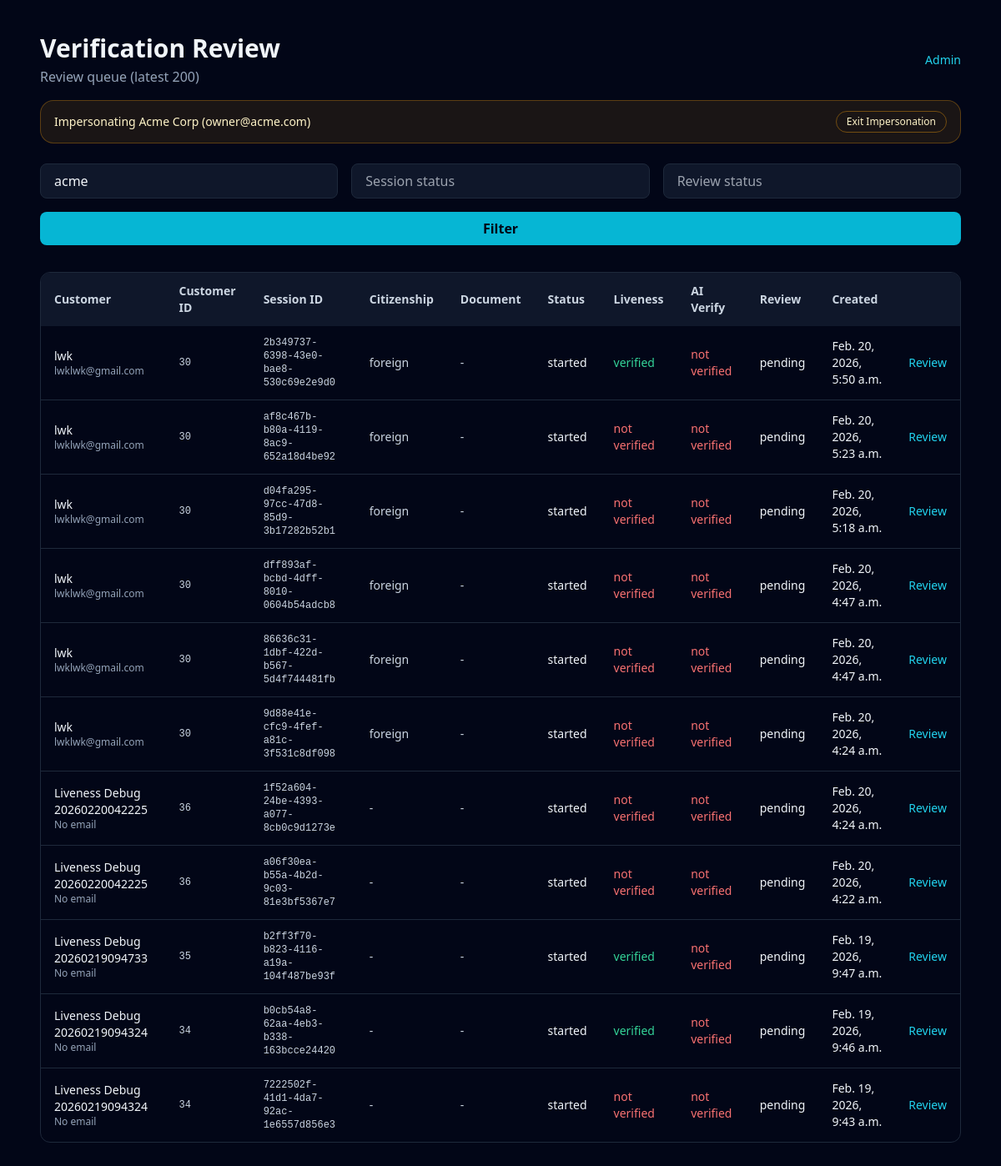
The app's page /review/ (signed in), older data.
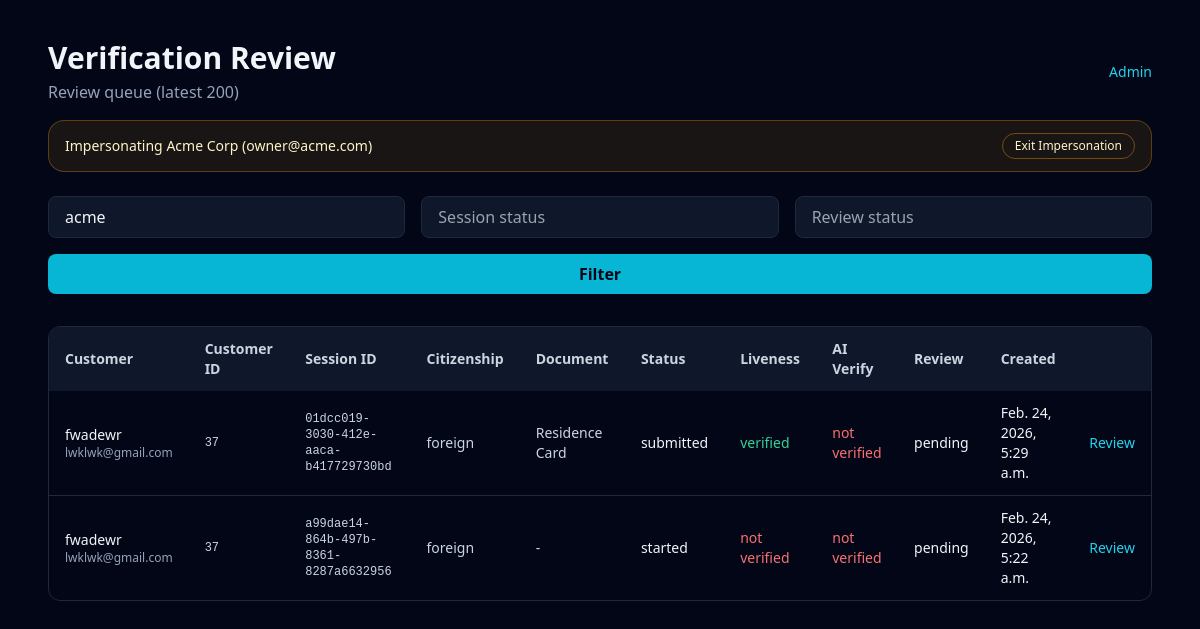
The same page, newer data.
### kyc/models.py (models this page shows, shortened)
class Tenant(models.Model):
    name = models.CharField(max_length=255)
    slug = models.SlugField(max_length=80, unique=True)
    uuid = models.UUIDField(default=uuid.uuid4, unique=True, editable=False)
    is_active = models.BooleanField(default=True)
    plan = models.CharField(
        max_length=30,
        choices=[("free", "Free"), ("basic", "Basic"), ("enterprise", "Enterprise")],
        blank=True,
        null=True,
    )
    suspended_at = models.DateTimeField(blank=True, null=True)
    suspended_reason = models.TextField(blank=True, null=True)
    deleted_at = models.DateTimeField(blank=True, null=True)
    deleted_by = models.ForeignKey(
        settings.AUTH_USER_MODEL,
        on_delete=models.SET_NULL,
        blank=True,
        null=True,
        related_name="deleted_tenants",
    )
    created_at = models.DateTimeField(auto_now_add=True)
    updated_at = models.DateTimeField(auto_now=True)
    class Meta:
        db_table = "tenants"

class VerificationSession(models.Model):
    id = models.UUIDField(primary_key=True, editable=False)
    tenant = models.ForeignKey("Tenant", on_delete=models.CASCADE, null=True, blank=True)
    customer = models.ForeignKey("Customer", on_delete=models.SET_NULL, null=True, blank=True)
    created_at = models.DateTimeField()
    updated_at = models.DateTimeField()
    status = models.CharField(max_length=50)
    current_step = models.IntegerField(default=1)
    front_image = models.CharField(max_length=255, blank=True, null=True)
    back_image = models.CharField(max_length=255, blank=True, null=True)
    selfie_image = models.CharField(max_length=255, blank=True, null=True)
    document_type = models.CharField(max_length=50, blank=True, null=True)
    document_data = models.JSONField(blank=True, null=True)
    residence_status = models.CharField(max_length=255, blank=True, null=True)
    residence_card_number = models.CharField(max_length=100, blank=True, null=True)
    residence_card_expiry = models.DateField(blank=True, null=True)
    verification_method = models.CharField(max_length=50, blank=True, null=True)
    verified_at = models.DateTimeField(blank=True, null=True)
    document_front_url = models.CharField(max_length=255, blank=True, null=True)
    document_back_url = models.CharField(max_length=255, blank=True, null=True)
    selfie_url = models.CharField(max_length=255, blank=True, null=True)
    thickness_card = models.CharField(max_length=255, blank=True, null=True)
    tilt_frames = models.JSONField(blank=True, null=True)
    detected_card_type = models.CharField(max_length=80, blank=True, null=True)
    liveness_running = models.BooleanField(default=False)
    liveness_completed = models.BooleanField(default=False)
    liveness_verified = models.BooleanField(default=False)
    liveness_confidence = models.FloatField(default=0)
    liveness_challenges = models.JSONField(blank=True, null=True)
    liveness_completed_count = models.IntegerField(blank=True, null=True)
    liveness_total_count = models.IntegerField(blank=True, null=True)
    verify_verified = models.BooleanField(default=False)
    verify_confidence = models.FloatField(default=0)
    verify_similarity = models.FloatField(default=0)
    physical_card_verified = models.BooleanField(default=False)
    physical_card_score = models.FloatField(default=0)
    edge_consistency_score = models.FloatField(default=0)
    depth_variation_score = models.FloatField(default=0)
    tilt_analysis = models.JSONField(blank=True, null=True)
    review_status = models.CharField(max_length=20, default="pending")
    review_notes = models.TextField(blank=True, null=True)
    reviewed_by = models.ForeignKey(
        settings.AUTH_USER_MODEL,
        on_delete=models.SET_NULL,
        blank=True,
        null=True,
        related_name="reviewed_sessions",
    )
    reviewed_at = models.DateTimeField(blank=True, null=True)
    user_agent = models.TextField(blank=True, null=True)
    ip_address = models.GenericIPAddressField(blank=True, null=True)
    class Meta:
        db_table = "kyc_sessions"

class Customer(models.Model):
    tenant = models.ForeignKey("Tenant", on_delete=models.CASCADE, to_field="uuid", db_column="tenant_uuid")
    external_ref = models.CharField(max_length=255, blank=True, null=True)
    citizenship_type = models.CharField(
        max_length=20,
        choices=[("japanese", "Japanese"), ("foreign", "Foreign")],
        blank=True,
        null=True,
    )
    full_name = models.CharField(max_length=255)
    full_name_kana = models.CharField(max_length=255, blank=True, null=True)
    date_of_birth = models.DateField(blank=True, null=True)
    gender = models.CharField(max_length=20, blank=True, null=True)
    nationality = models.CharField(max_length=100, blank=True, null=True)
    postal_code = models.CharField(max_length=20, blank=True, null=True)
    prefecture = models.CharField(max_length=100, blank=True, null=True)
    city = models.CharField(max_length=100, blank=True, null=True)
    street_address = models.CharField(max_length=255, blank=True, null=True)
    email = models.EmailField(blank=True, null=True)
    phone = models.CharField(max_length=40, blank=True, null=True)
    status = models.CharField(max_length=30, default="active")
    created_at = models.DateTimeField(auto_now_add=True)
    class Meta:
        db_table = "customers"
        unique_together = ("tenant", "external_ref")

### accounts/models.py (models this page shows, shortened)
class User(AbstractUser):
    username = None
    email = models.EmailField(unique=True)
    ROLE_CHOICES = [
        ("super_admin", "Super Admin"),
        ("support", "Support"),
        ("owner", "Tenant Owner"),
        ("admin", "Tenant Admin"),
        ("staff", "Tenant Staff"),
    ]
    role = models.CharField(max_length=20, choices=ROLE_CHOICES, default="staff")
    tenant = models.ForeignKey(
        "kyc.Tenant",
        on_delete=models.SET_NULL,
        blank=True,
        null=True,
        related_name="users",
    )
    company_id = models.CharField(max_length=80, blank=True, null=True)
    USERNAME_FIELD = "email"
    REQUIRED_FIELDS = []
    objects = UserManager()
    class Meta:
        db_table = "staff_users"

### kyc/views.py (the view)
# urls.py: path('review/', views.review_sessions, name='review_sessions'),
@login_required
def review_sessions(request):
    tenant_slug = request.GET.get("tenant")
    status = request.GET.get("status")
    review_status = request.GET.get("review_status")
    if not _require_user_type(request.user, {"super_admin", "owner", "admin", "staff"}):
        return _role_denied()
    qs = VerificationSession.objects.select_related("tenant", "reviewed_by", "customer").order_by("-created_at")
    user_tenant = _get_user_tenant(request.user)
    if not request.user.is_superuser:
        if user_tenant is None:
            return HttpResponseForbidden("No tenant membership")
        qs = qs.filter(tenant=user_tenant)
    elif tenant_slug:
        qs = qs.filter(tenant__slug=tenant_slug)
    if status:
        qs = qs.filter(status=status)
    if review_status:
        qs = qs.filter(review_status=review_status)
    context = {
        "sessions": qs[:200],
        "tenant_slug": tenant_slug or "",
        "status": status or "",
        "review_status": review_status or "",
        "is_superuser": request.user.is_superuser,
        "user_tenant": user_tenant,
        **_impersonation_context(request),
    }
    return render(request, "kyc/admin_sessions.html", context)

### kyc/views.py (called while the page is built)
def _require_user_type(user, allowed_types):
    if not user.is_authenticated:
        return False
    if user.is_superuser:
        return "super_admin" in allowed_types
    return user.role in allowed_types

def _impersonation_context(request):
    impersonator_id = request.session.get("impersonator_id")
    started_at = request.session.get("impersonated_at")
    if not impersonator_id:
        return {"is_impersonating": False}
    if started_at and (dj_timezone.now().timestamp() - float(started_at)) > 3600:
        _clear_impersonation(request)
        return {"is_impersonating": False}
    try:
        impersonator = User.objects.get(id=impersonator_id)
    except User.DoesNotExist:
        _clear_impersonation(request)
        return {"is_impersonating": False}
    return {
        "is_impersonating": True,
        "impersonator": impersonator,
    }

def _get_user_tenant(user):
    if not user.is_authenticated:
        return None
    return user.tenant

### kyc/templates/kyc/admin_sessions.html (shortened to what this page needs)
{% load static %}
<!DOCTYPE html>
<html lang="en">
<head>
    <script src="https://cdn.tailwindcss.com"></script>
</head>
<body class="min-h-screen bg-slate-950 text-slate-100">
    <div class="max-w-6xl mx-auto px-6 py-10">
        <div class="flex items-center justify-between">
            <div>
                <h1 class="text-3xl font-semibold">Verification Review</h1>
                <p class="text-slate-400 mt-1">Review queue (latest 200)</p>
            </div>
            <a href="/admin/dashboard/" class="text-sm text-cyan-400 hover:text-cyan-300">Admin</a>
        </div>
        {% if is_impersonating %}
        <div class="mt-4 rounded-2xl border border-amber-500/30 bg-amber-500/10 px-4 py-3 text-sm text-amber-100">
            <div class="flex flex-wrap items-center justify-between gap-3">
                <div>Impersonating {{ user_tenant.name }} ({{ impersonator.email }})</div>
                <a href="/admin/impersonation/stop/" class="rounded-full border border-amber-500/40 px-3 py-1 text-xs text-amber-100 hover:bg-amber-500/20">Exit Impersonation</a>
            </div>
        </div>
        {% endif %}
        <form class="mt-6 grid grid-cols-1 md:grid-cols-3 gap-4" method="get">
            {% if is_superuser %}
            <input
                type="text"
                name="tenant"
                placeholder="Tenant slug"
                value="{{ tenant_slug }}"
                class="rounded-lg border border-slate-800 bg-slate-900 px-4 py-2 text-slate-100"
            />
            {% else %}
            <input
                type="text"
                name="tenant"
                placeholder="Tenant slug"
                value="{{ user_tenant.slug }}"
                class="rounded-lg border border-slate-800 bg-slate-900 px-4 py-2 text-slate-100"
                disabled
            />
            {% endif %}
            <input
                type="text"
                name="status"
                placeholder="Session status"
                value="{{ status }}"
                class="rounded-lg border border-slate-800 bg-slate-900 px-4 py-2 text-slate-100"
            />
            <input
                type="text"
                name="review_status"
                placeholder="Review status"
                value="{{ review_status }}"
                class="rounded-lg border border-slate-800 bg-slate-900 px-4 py-2 text-slate-100"
            />
            <button class="md:col-span-3 rounded-lg bg-cyan-500 px-4 py-2 text-slate-950 font-semibold">Filter</button>
        </form>
        <div class="mt-8 overflow-x-auto rounded-xl border border-slate-800">
            <table class="w-full text-sm">
                <thead class="bg-slate-900 text-slate-300">
                    <tr>
                        <th class="text-left px-4 py-3">Customer</th>
                        <th class="text-left px-4 py-3">Customer ID</th>
                        <th class="text-left px-4 py-3">Session ID</th>
                        <th class="text-left px-4 py-3">Citizenship</th>
                        <th class="text-left px-4 py-3">Document</th>
                        <th class="text-left px-4 py-3">Status</th>
                        <th class="text-left px-4 py-3">Liveness</th>
                        <th class="text-left px-4 py-3">AI Verify</th>
                        <th class="text-left px-4 py-3">Review</th>
                        <th class="text-left px-4 py-3">Created</th>
                        <th class="text-left px-4 py-3"></th>
                    </tr>
                </thead>
                <tbody class="divide-y divide-slate-800">
                    {% for s in sessions %}
                    <tr class="hover:bg-slate-900/40">
                        <td class="px-4 py-3">
                            <div class="text-sm font-medium text-slate-100">
                                {{ s.customer.full_name|default:"Unknown" }}
                            </div>
                            <div class="text-xs text-slate-400">
                                {{ s.customer.email|default:"No email" }}
                            </div>
                        </td>
                        <td class="px-4 py-3 font-mono text-xs text-slate-300">
                            {{ s.customer.id|default:"-" }}
                        </td>
                        <td class="px-4 py-3 font-mono text-xs text-slate-300">
                            {{ s.id }}
                        </td>
                        <td class="px-4 py-3 text-sm text-slate-300">
                            {{ s.customer.citizenship_type|default:"-" }}
                        </td>
                        <td class="px-4 py-3 text-sm text-slate-300">
                            {{ s.detected_card_type|default:s.document_type|default:"-" }}
                        </td>
                        <td class="px-4 py-3">{{ s.status }}</td>
                        <td class="px-4 py-3">
                            {% if s.liveness_verified %}
                                <span class="text-emerald-400">verified</span>
                            {% else %}
                                <span class="text-red-400">not verified</span>
                            {% endif %}
                        </td>
                        <td class="px-4 py-3">
                            {% if s.verify_verified %}
                                <span class="text-emerald-400">verified</span>
                            {% else %}
                                <span class="text-red-400">not verified</span>
                            {% endif %}
                        </td>
                        <td class="px-4 py-3">{{ s.review_status }}</td>
                        <td class="px-4 py-3">{{ s.created_at }}</td>
                        <td class="px-4 py-3">
                            <a class="text-cyan-400 hover:text-cyan-300" href="{% url 'review_session_detail' s.id %}">Review</a>
                        </td>
                    </tr>
                    {% empty %}
                    <tr>
                        <td class="px-4 py-6 text-slate-400" colspan="11">No sessions found.</td>
                    </tr>
                    {% endfor %}
                </tbody>
            </table>
        </div>
    </div>
</body>
</html>

Row changes from the older to the newer data that the page shows:
removed VerificationSession: customer.full_name "lwk", customer.email "lwklwk@gmail.com", customer.id "30", id "2b349737-6398-43e0-bae8-530c69e2e9d0", customer.citizenship_type "foreign", detected_card_type "-", status "started", liveness_verified "verified", verify_verified "not verified", review_status "pending", created_at "Feb. 20, 2026, 5:50 a.m."
removed VerificationSession: customer.full_name "lwk", customer.email "lwklwk@gmail.com", customer.id "30", id "af8c467b-b80a-4119-8ac9-652a18d4be92", customer.citizenship_type "foreign", detected_card_type "-", status "started", liveness_verified "not verified", verify_verified "not verified", review_status "pending", created_at "Feb. 20, 2026, 5:23 a.m."
removed VerificationSession: customer.full_name "lwk", customer.email "lwklwk@gmail.com", customer.id "30", id "d04fa295-97cc-47d8-85d9-3b17282b52b1", customer.citizenship_type "foreign", detected_card_type "-", status "started", liveness_verified "not verified", verify_verified "not verified", review_status "pending", created_at "Feb. 20, 2026, 5:18 a.m."
removed VerificationSession: customer.full_name "lwk", customer.email "lwklwk@gmail.com", customer.id "30", id "dff893af-bcbd-4dff-8010-0604b54adcb8", customer.citizenship_type "foreign", detected_card_type "-", status "started", liveness_verified "not verified", verify_verified "not verified", review_status "pending", created_at "Feb. 20, 2026, 4:47 a.m."
removed VerificationSession: customer.full_name "lwk", customer.email "lwklwk@gmail.com", customer.id "30", id "86636c31-1dbf-422d-b567-5d4f744481fb", customer.citizenship_type "foreign", detected_card_type "-", status "started", liveness_verified "not verified", verify_verified "not verified", review_status "pending", created_at "Feb. 20, 2026, 4:47 a.m."
removed VerificationSession: customer.full_name "lwk", customer.email "lwklwk@gmail.com", customer.id "30", id "9d88e41e-cfc9-4fef-a81c-3f531c8df098", customer.citizenship_type "foreign", detected_card_type "-", status "started", liveness_verified "not verified", verify_verified "not verified", review_status "pending", created_at "Feb. 20, 2026, 4:24 a.m."
removed VerificationSession: customer.full_name "Liveness Debug 20260220042225", customer.email "No email", customer.id "36", id "1f52a604-24be-4393-a077-8cb0c9d1273e", customer.citizenship_type "-", detected_card_type "-", status "started", liveness_verified "not verified", verify_verified "not verified", review_status "pending", created_at "Feb. 20, 2026, 4:24 a.m."
removed VerificationSession: customer.full_name "Liveness Debug 20260220042225", customer.email "No email", customer.id "36", id "a06f30ea-b55a-4b2d-9c03-81e3bf5367e7", customer.citizenship_type "-", detected_card_type "-", status "started", liveness_verified "not verified", verify_verified "not verified", review_status "pending", created_at "Feb. 20, 2026, 4:22 a.m."
removed VerificationSession: customer.full_name "Liveness Debug 20260219094733", customer.email "No email", customer.id "35", id "b2ff3f70-b823-4116-a19a-104f487be93f", customer.citizenship_type "-", detected_card_type "-", status "started", liveness_verified "verified", verify_verified "not verified", review_status "pending", created_at "Feb. 19, 2026, 9:47 a.m."
removed VerificationSession: customer.full_name "Liveness Debug 20260219094324", customer.email "No email", customer.id "34", id "b0cb54a8-62aa-4eb3-b338-163bcce24420", customer.citizenship_type "-", detected_card_type "-", status "started", liveness_verified "verified", verify_verified "not verified", review_status "pending", created_at "Feb. 19, 2026, 9:46 a.m."
removed VerificationSession: customer.full_name "Liveness Debug 20260219094324", customer.email "No email", customer.id "34", id "7222502f-41d1-4da7-92ac-1e6557d856e3", customer.citizenship_type "-", detected_card_type "-", status "started", liveness_verified "not verified", verify_verified "not verified", review_status "pending", created_at "Feb. 19, 2026, 9:43 a.m."
added VerificationSession: customer.full_name "fwadewr", customer.email "lwklwk@gmail.com", customer.id "37", id "01dcc019-3030-412e-aaca-b417729730bd", customer.citizenship_type "foreign", detected_card_type "Residence Card", status "submitted", liveness_verified "verified", verify_verified "not verified", review_status "pending", created_at "Feb. 24, 2026, 5:29 a.m."
added VerificationSession: customer.full_name "fwadewr", customer.email "lwklwk@gmail.com", customer.id "37", id "a99dae14-864b-497b-8361-8287a6632956", customer.citizenship_type "foreign", detected_card_type "-", status "started", liveness_verified "not verified", verify_verified "not verified", review_status "pending", created_at "Feb. 24, 2026, 5:22 a.m."
